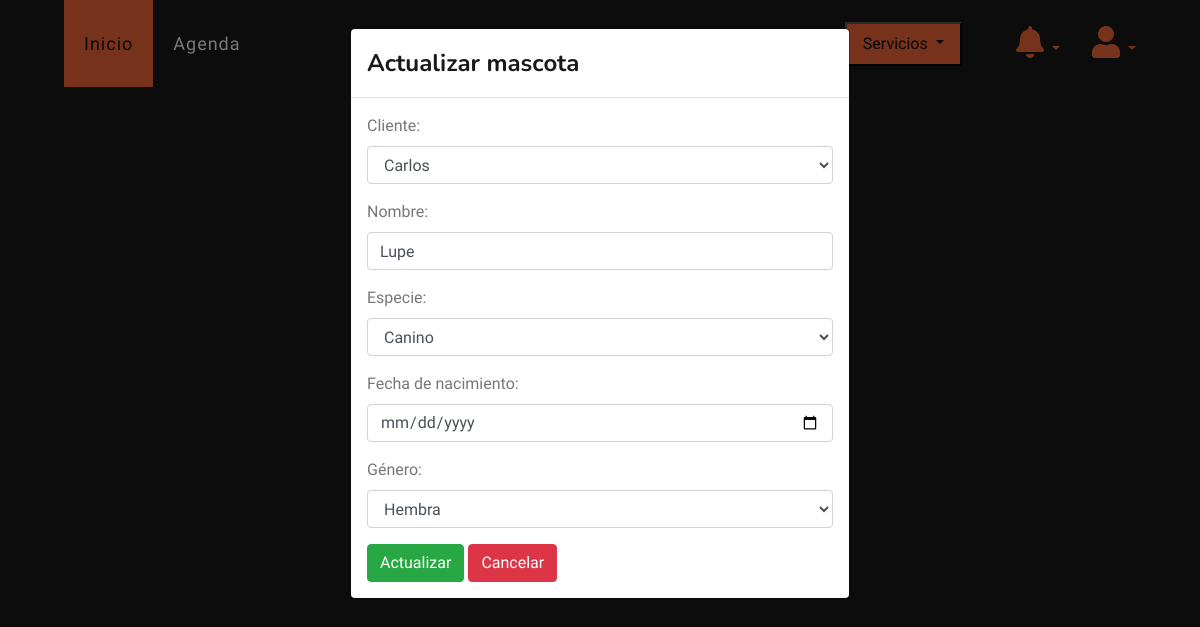
The app's page /actualizar/mascota/1 (signed in) with its own data.
### veterinary/models.py (models this page shows, shortened)
class Pet(models.Model):
    veterinary = models.ForeignKey(Veterinary, on_delete=models.PROTECT, null=True, blank=True)
    client = models.ForeignKey(Client, on_delete=models.PROTECT, related_name='pets')
    namePet = models.CharField(max_length=30, blank=False, null=False, verbose_name='nombre')
    species = models.CharField(max_length=30, blank=True, null=True, verbose_name='especie')
    birthdate = models.DateField(blank=True, null=True, verbose_name='fecha de nacimiento')
    gender = models.CharField(max_length=6, blank=False, null=False, default='Desconocido', verbose_name='género')

### veterinary/views.py (the view)
# urls.py: path("actualizar/mascota/<int:id>", views.updatePet, name='updatePet'),
@login_required(login_url="login")
def updatePet(request, id):
    veterinary_logued = request.user.veterinary
    pet = Pet.objects.get(id=id)
    if request.method == "POST":
        form = PetForm(veterinary_logued, request.POST, instance=pet)
        if form.is_valid():
            form.save()
            return redirect(detailPet)
    else:
        form = PetForm(veterinary_logued, instance=pet)
    context = {"form": form}
    return render(request, "veterinary/updatePet.html", context)

### veterinary/forms.py
class PetForm(ModelForm):
    def __init__(self, VeterinaryLogued, *args, **kwargs):
        super().__init__(*args, **kwargs)
        self.fields['client'].queryset = Client.objects.filter(veterinary=VeterinaryLogued)
    class Meta:
        model = Pet
        exclude = ['veterinary']
        CHOICES = (('Macho', 'Macho'), ('Hembra', 'Hembra'),)
        CHOICESPECIES = (('Felino', 'Felino'), ('Canino', 'Canino'), ('Aves', 'Aves'), ('Otro', 'Otro'))
        widgets = {
            'client': Select(attrs={'class': 'form-control'}),
            'namePet': TextInput(attrs={'class': 'form-control'}),
            'species': Select(attrs={'class': 'form-control'}, choices=CHOICESPECIES),
            'gender': Select(attrs={'class': 'form-control'}, choices=CHOICES),
            'birthdate': DateInput(attrs={'class': 'form-control', 'type': 'date'}),
        }
        labels = {
            'client': 'Cliente',
        }

### veterinary/models.py (called while the page is built)
    def __str__(self):
        return self.name

### veterinary/views.py (called while the page is built)
def check_notifications(request):
    if not request.user.is_authenticated:
        veterinary_logued = Veterinary.objects.get(id=1)
    else:
        veterinary_logued = request.user.veterinary
    if not Client.objects.filter(veterinary=veterinary_logued).exists():
        messages.info(request, 'Registra clientes')
    if not Pet.objects.filter(client__veterinary=veterinary_logued).exists():
        messages.info(request, 'Registra mascotas')
    if not Category.objects.filter(veterinary=veterinary_logued).exists():
        messages.info(request, 'Registra categorias y productos')
    if not Events.objects.filter(veterinary=veterinary_logued).exists():
        messages.info(request, 'Registra tu primer cita')

### templates/veterinary/updatePet.html (shortened to what this page needs)
{% extends 'layout/base.html' %}
{% block 'style' %}
{% load static %}
<link rel="stylesheet" href="{% static 'css/estilo.css' %}">
{% endblock %}
{% block 'header' %}
{% include 'layout/partials/headerbase.html' %}
{% endblock %}
{% block 'content' %}
{% if form.instance %}
<div class="modal fade" id="myModal" tabindex="-1" role="dialog" aria-labelledby="myModalLabel" data-backdrop="static" data-keyboard="false">
  <div class="modal-dialog" role="document">
    <div class="modal-content">
      <div class="modal-header">
        <h4 class="modal-title" id="myModalLabel" style="color: #181818">Actualizar mascota</h4>
      </div>
      <div class="modal-body">
        <form method="post" id="update-form">
          {{ form.as_p }}
          <input type="submit" class="btn btn-success" value="Actualizar">
          <a href="{% url 'detailPet' %}" class="btn btn-danger">Cancelar</a>
        </form>
      </div>
    </div>
  </div>
</div>
{% endif %}
<div class="container-fluid" style="background-color: #181818;">
  <div class="row">
  </div>
</div>
{% endblock %}

### records on screen
Pet: client "Carlos", namePet "Lupe", species "Canino", gender "Hembra"
